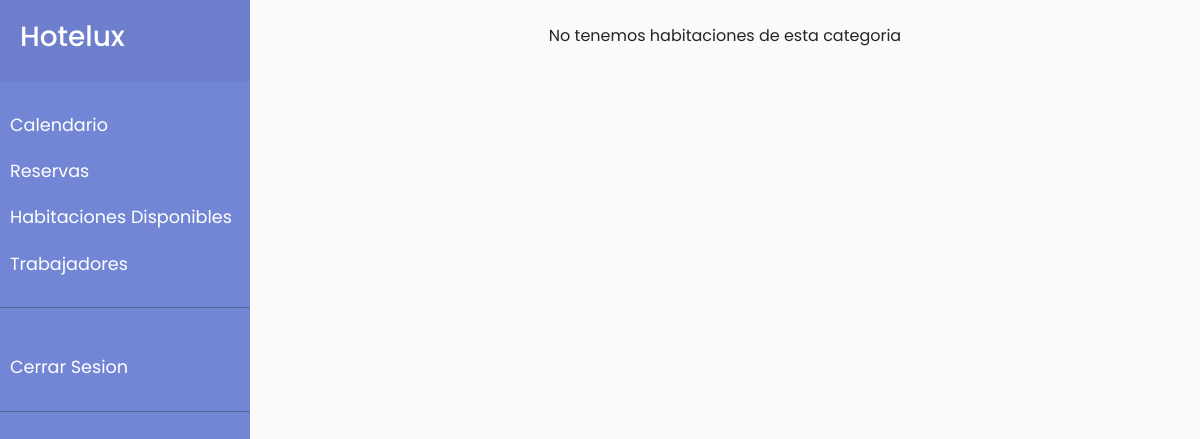
Before: /habitaciones.php with the older database file.
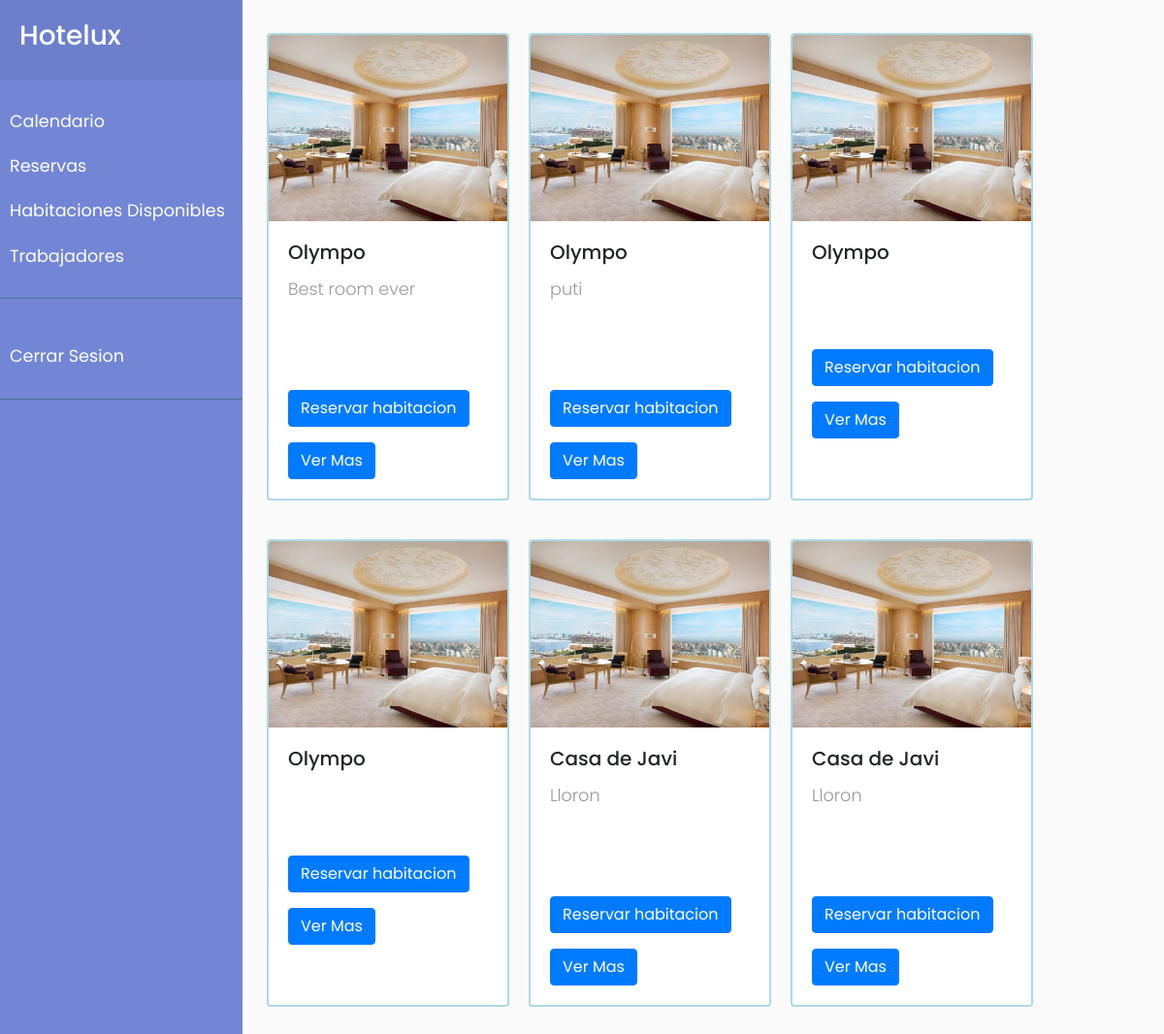
After: the same page with the newer database file.
### tables this page shows
CREATE TABLE IF NOT EXISTS `habitaciones` (
  `Id` int(11) NOT NULL,
  `Name` varchar(50) NOT NULL,
  `Price` double NOT NULL,
  `Description` varchar(500) NOT NULL,
  `Photo` varchar(300) NOT NULL
);

### bbdd.php (called while the page is built, shortened)
<?php
function conecta(){
    $servername = "localhost";
    $user = "root";
    $password = "";
    $dbname = "hotel_erp";
    $conn = new mysqli($servername, $user,$password,$dbname);
    return $conn;
}
function recogeDatos(){
    $con = conecta();
    $query= "Select * from habitaciones" ;
        $result = $con->query($query);
    return $result;
}

### habitaciones.php (the view, shortened to what this page needs)
<?php include "bbdd.php";
$habitaciones = recogeDatos();
include 'cabecera.php';
?>
<link href="./CSS/estilos.css" rel="stylesheet" type="text/css">
<br>
<div class="container d-flex justify-content-center">
    <div class="row">
        <?php if ($habitaciones->num_rows > 0) {
            while ($row = $habitaciones->fetch_assoc()) {
                $img = $row['Photo'];
                $descr = $row['Description'];
                $id = $row['Id'];
                $nombre = $row['Name'];
                $precio = $row['Price'];
                echo ("<div class='cajas card'><a href='./Producto.php?id=$id'><img class='card-img-top' onclick='agranda(this)' src='$img'alt=Card image cap'></a><div class='card-body'><h5 class='card-title'> $nombre</h5><p>$descr</p>
                    <form action='' method='post'>
                      <input type='hidden' name='id' id='id' value='$id'><br>
                      <input type='hidden' name='nombre' id='nombre' value='$nombre'><br>
                      <input type='hidden' name='precio' id='precio' value='$precio'><br>
                      <input type='hidden' name='cantidad' id='cantidad' value='1'>
                      <button  class='btn btn-primary' name='btnAccion' value='Agregar' type='submit'>Reservar habitacion</button>
                    </form>
                    <a href='./Producto.php?id=$id' class='btn btn-primary'>Ver Mas</a></div></div>");
            }
        } else {
            echo ("No tenemos habitaciones de esta categoria");
        }
        ?>
    </div>
</div>
</div>
</div>

### cabecera.php (shortened to what this page needs)
<html lang="es">
<head>
    <link rel="stylesheet" href="https://stackpath.bootstrapcdn.com/bootstrap/4.1.0/css/bootstrap.min.css">
    <link rel="stylesheet" href="CSS/style.css">
</head>
</head>
<body>
    <div class="wrapper">
        <nav id="sidebar">
            <div class="sidebar-header">
                <h3>Hotelux</h3>
            </div>
            <ul class="list-unstyled components">
                <li>
                    <a href="calendar.php">Calendario</a>
                </li>
                <li>
                    <a href="reservas.php">Reservas</a>
                </li>
                <li>
                    <a href="habitaciones.php">Habitaciones Disponibles</a>
                </li>
                <li>
                    <a href="trabajadores.php">Trabajadores</a>
                </li>
            </ul>
            <ul class="list-unstyled components ">
                <li>
                    <a href="cerrar.php">Cerrar Sesion</a>
                </li>
            </ul>
        </nav>
        <div class="container">

### CSS/style.css (style rules this page uses)
body { font-family: 'Poppins', sans-serif; background: #fafafa; }
.wrapper { display: flex; align-items: stretch; }
p { font-family: 'Poppins', sans-serif; font-size: 1.1em; font-weight: 300; line-height: 1.7em; color: #999; }
a, a:hover, a:focus { color: inherit; text-decoration: none; transition: all 0.3s; }
#sidebar { background: #7386D5; color: #fff; transition: all 0.3s; min-width: 250px; max-width: 250px; min-height: 100vh; }
#sidebar .sidebar-header { padding: 20px; background: #6d7fcc; }
#sidebar ul.components { padding: 20px 0; border-bottom: 1px solid #47748b; }
#sidebar ul li a { padding: 10px; font-size: 1.1em; display: block; }

### CSS/estilos.css (style rules this page uses)
.cajas { -webkit-transition:-webkit-transform 1s ease-out; -moz-transition:-moz-transform 1s ease-out; -o-transition:-o-transform 1s ease-out; -ms-transition:-ms-transform 1s ease-out; transition:transform 1s ease-out; border: solid 2px #add9e6; transition: border-width 1.5s; margin: 10px; margin-bottom: 30px; width: 250px; }

Changed rows visible on the page:
added habitaciones: Name "Olympo", Description "Best room ever"
added habitaciones: Name "Olympo", Description "puti"
added habitaciones: Name "Olympo"
added habitaciones: Name "Olympo"
added habitaciones: Name "Casa de Javi", Description "Lloron"
added habitaciones: Name "Casa de Javi", Description "Lloron"
Other visible differences:
text no longer shown: "No tenemos habitaciones de esta categoria"
